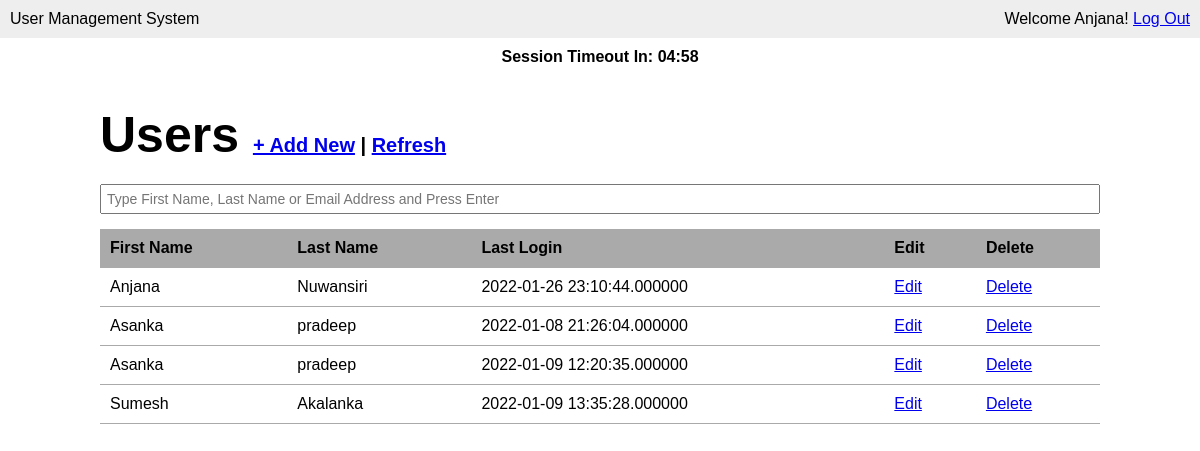
Page /users.php (signed in) on the committed database.
### tables this page shows
CREATE TABLE `user` (
  `id` int(50) NOT NULL,
  `first_name` varchar(20) NOT NULL,
  `last_name` varchar(50) NOT NULL,
  `mobile_number` int(10) NOT NULL,
  `password` varchar(50) NOT NULL,
  `location` varchar(20) NOT NULL,
  `last_login` datetime(6) NOT NULL,
  `birthday` date NOT NULL,
  `is_deleted` tinyint(1) NOT NULL
);

### users.php (the view, shortened to what this page needs)
<?php require_once('inc/connection.php'); ?>
<?php
	$user_list = '';
	$search = '';
	if ( isset($_GET['search']) ) {
		$search = mysqli_real_escape_string($connection, $_GET['search']);
		$query = "SELECT * FROM user WHERE (first_name LIKE '%{$search}%' OR last_name LIKE '%{$search}%' OR email LIKE '%{$search}%') AND is_deleted=0 ORDER BY first_name";
	} else {
		$query = "SELECT * FROM user WHERE is_deleted=0 ORDER BY first_name";
	}
	$users = mysqli_query($connection, $query);
	while ($user = mysqli_fetch_assoc($users)) {
		$user_list .= "<tr>";
		$user_list .= "<td>{$user['first_name']}</td>";
		$user_list .= "<td>{$user['last_name']}</td>";
		$user_list .= "<td>{$user['last_login']}</td>";
		$user_list .= "<td><a href=\"modify-user.php?user_id={$user['id']}\">Edit</a></td>";
		$user_list .= "<td><a href=\"delete-user.php?user_id={$user['id']}\"
						onclick=\"return confirm('Are you sure?');\">Delete</a></td>";
		$user_list .= "</tr>";
	}
 ?>
<?php require('inc/header.php'); ?>
	<main>
		<h1>Users <span><a href="add-user.php">+ Add New</a> | <a href="users.php">Refresh</a></span></h1>
		<div class="search">
			<form action="users.php" method="get">
				<p>
					<input type="text" name="search" id="" placeholder="Type First Name, Last Name or Email Address and Press Enter" value="<?php echo $search; ?>" required autofocus>
				</p>
			</form>
		</div>
		<table class="masterlist">
			<tr>
				<th>First Name</th>
				<th>Last Name</th>
				<th>Last Login</th>
				<th>Edit</th>
				<th>Delete</th>
			</tr>
			<?php echo $user_list; ?>
		</table>
	</main>
<?php require_once('inc/footer.php'); ?>

### inc/header.php (shortened to what this page needs)
<!DOCTYPE html>
<html lang="en">
<head>
	<link rel="stylesheet" href="css/main.css">
</head>
<body>
	<header>
		<div class="appname">User Management System</div>
		<div class="loggedin">Welcome <?php echo $_SESSION['first_name']; ?>! <a href="logout.php">Log Out</a></div>
	</header>
	<div id="timer">Session Timeout In: 05:00</div>

### inc/footer.php (shortened to what this page needs)
</body>
</html>

### css/main.css (style rules this page uses)
* { margin: 0; }
body { font-family: Arial, "Helvetica Neue", Helvetica, sans-serif; font-size: 16px; }
p { margin-bottom: 15px; }
input { display: block; width: 100%; padding: 5px; -webkit-box-sizing: border-box; -moz-box-sizing: border-box; box-sizing: border-box; font-size: 14px; }
header { background: #eee; overflow: auto; padding: 10px; }
header .appname { float: left; }
header .loggedin { float: right; }
#timer { text-align: center; padding: 10px; font-weight: bold; }
main { width: 1000px; margin: 30px auto; }
main h1 { margin-bottom: 20px; font-size: 50px; }
main h1 span { font-size: 20px; }
table.masterlist { width: 100%; border-collapse: collapse; }
table.masterlist th { background: #aaa; text-align: left; }
table.masterlist th, table.masterlist td { padding: 10px; border-bottom: 1px solid #aaa; }

### rows in the picture
user: first_name "Anjana", last_name "Nuwansiri", last_login "2022-01-26 23:10:44.000000"
user: first_name "Asanka", last_name "pradeep", last_login "2022-01-08 21:26:04.000000"
user: first_name "Asanka", last_name "pradeep", last_login "2022-01-09 12:20:35.000000"
user: first_name "Sumesh", last_name "Akalanka", last_login "2022-01-09 13:35:28.000000"

### other values in the picture
$_SESSION['first_name'] "Anjana"
